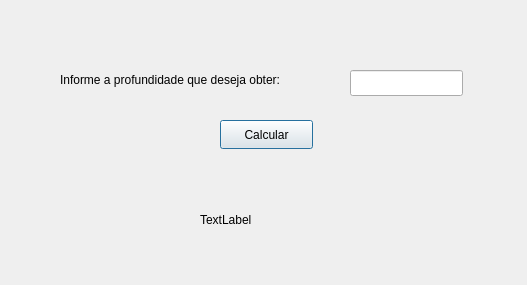
<?xml version="1.0" encoding="UTF-8"?>
<ui version="4.0">
 <class>janelapressaohidroestatica</class>
 <widget class="QDialog" name="janelapressaohidroestatica">
  <property name="geometry">
   <rect>
    <x>0</x>
    <y>0</y>
    <width>527</width>
    <height>285</height>
   </rect>
  </property>
  <property name="windowTitle">
   <string>Dialog</string>
  </property>
  <widget class="QPushButton" name="bntCalcularPressaoHidroestatica">
   <property name="geometry">
    <rect>
     <x>220</x>
     <y>120</y>
     <width>93</width>
     <height>29</height>
    </rect>
   </property>
   <property name="text">
    <string>Calcular</string>
   </property>
  </widget>
  <widget class="QLabel" name="lbntitulo">
   <property name="geometry">
    <rect>
     <x>60</x>
     <y>70</y>
     <width>291</width>
     <height>20</height>
    </rect>
   </property>
   <property name="text">
    <string>Informe a profundidade que deseja obter:</string>
   </property>
  </widget>
  <widget class="QLineEdit" name="lnValorProfundidade">
   <property name="geometry">
    <rect>
     <x>350</x>
     <y>70</y>
     <width>113</width>
     <height>26</height>
    </rect>
   </property>
  </widget>
  <widget class="QLabel" name="lbnValorPressao">
   <property name="geometry">
    <rect>
     <x>200</x>
     <y>210</y>
     <width>63</width>
     <height>20</height>
    </rect>
   </property>
   <property name="text">
    <string>TextLabel</string>
   </property>
  </widget>
 </widget>
 <resources/>
 <connections/>
</ui>
